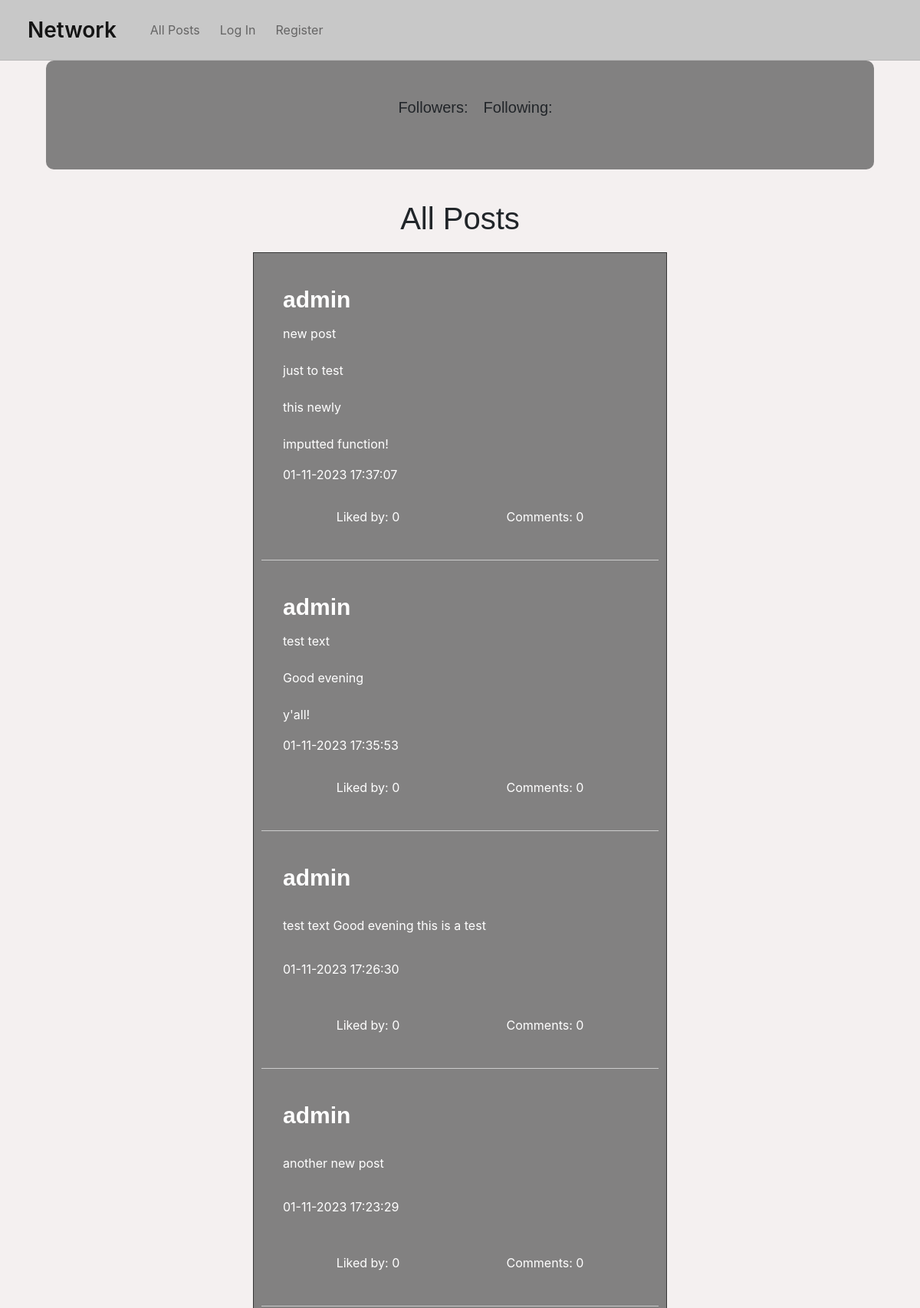
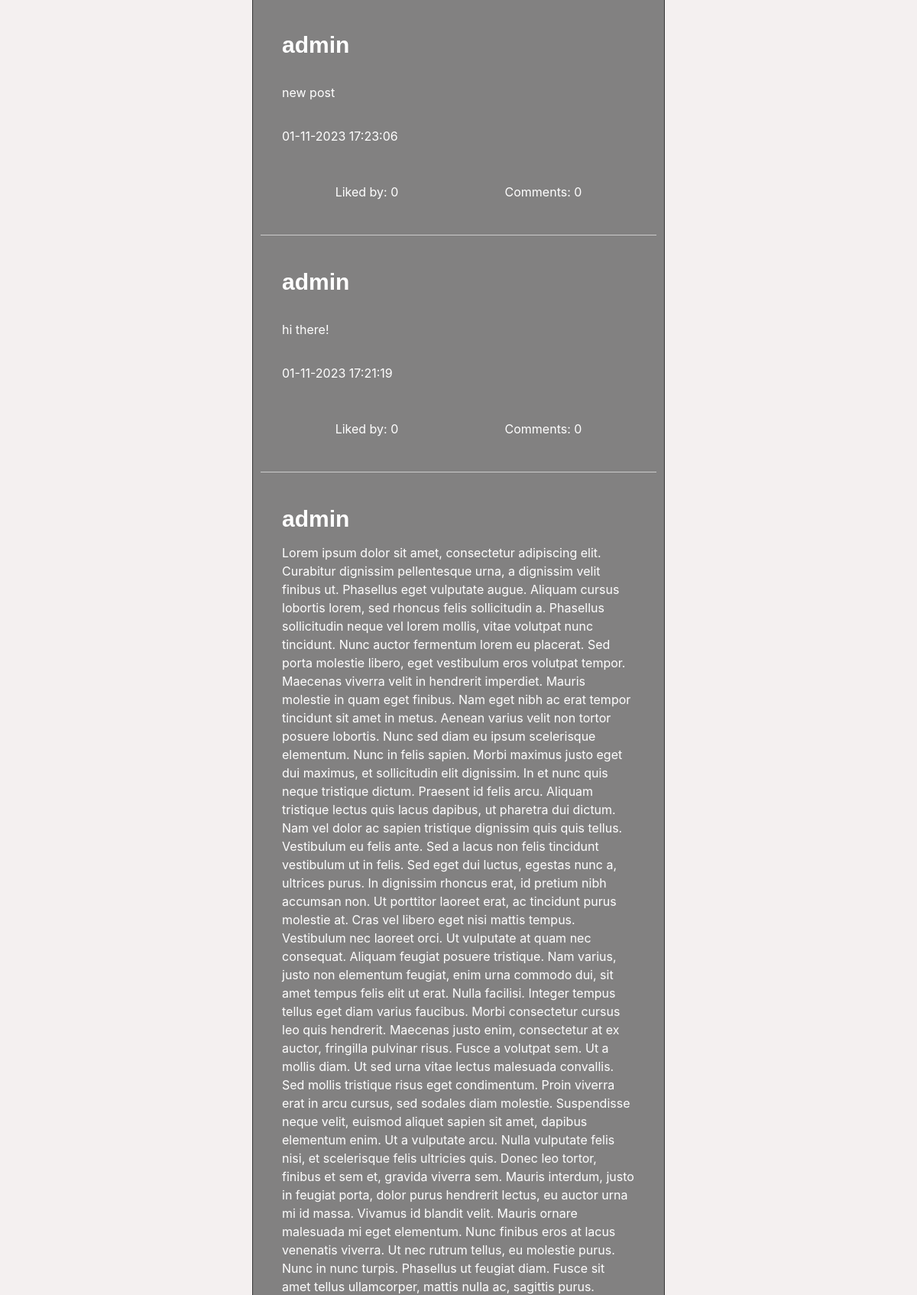
The page /profile_page/admin (upper part) on the database its author committed (2 pictures, top to bottom).
### network/models.py (models this page shows, shortened)
class Post(models.Model):
    user = models.ForeignKey(User, on_delete=models.CASCADE, related_name="user")
    body = models.TextField(max_length=500, blank=False)
    image = models.ImageField(upload_to='post_images/', null=True, blank=True)  # Still working on this/ Not suitable for implementing yet
    timestamp = models.DateTimeField(auto_now_add=True)
    liked_by = models.ManyToManyField(User, related_name="liked_posts", blank=True)
    comments = models.ManyToManyField(Comment, related_name="post_comments", blank=True)
    def formatted_timestamp(self):
        return self.timestamp.astimezone(timezone.get_current_timezone()).strftime("%d-%m-%Y %H:%M:%S")

class User(AbstractUser):
    username = models.CharField(max_length=150, unique=True)
    followers = models.ManyToManyField('self', related_name="following_users", blank=True)
    following = models.ManyToManyField('self', related_name="followers_users", blank=True)
    bio = models.TextField(max_length=500, blank=True)
    website = models.URLField(max_length=200, blank=True)
    profile_pic = models.ImageField(upload_to='profile_pics/', null=True, blank=True)
    likes = models.ManyToManyField('Post', related_name="liking_users", blank=True)
    comments = models.ManyToManyField('Comment', related_name="commented_by", blank=True)
    posts = models.ManyToManyField('Post', related_name="posted_by", blank=True)

### network/views.py (the view, shortened to what this page needs)
# urls.py: path("profile_page/<str:username>", views.profile_page, name="profile_page"),
def profile_page(request, username):
    try:
        user = User.objects.get(username=username)
    except User.DoesNotExist:
        return render(request, "network/profile.html", {
            'user': None,
        })
    is_following = False;
    if request.user.is_authenticated and request.user != user:
        is_following = request.user in user.followers.all()
    user_posts = Post.objects.filter(user=user).order_by('-timestamp')
    return render(request, "network/profile.html", {
        'followers': user.followers.all(),
        'following': user.following.all(),
        'bio': user.bio,
        'website': user.website,
        'profile_pic': user.profile_pic,
        'user_posts': user_posts,
        'comments': user.comments.all(),
        'liked_posts': user.liked_posts.all(),
        'is_following': is_following,
    })

### network/templates/network/profile.html (shortened to what this page needs)
{% extends 'network/layout.html' %}
{% load static %}
{% block body %}
    <section id="profile-page">
        <div id="profile">
            <div class="profile-details">
                <p>Followers: {{ user.followers.count }}</p>
                <p>Following: {{ user.following.count }}</p>
            </div>
        </div>
        <div id="all-posts">
            <h2>All Posts</h2>
            <div id="posts-container">
                <div id="post-list">
                    {% for post in user_posts %}
                        <div class="post-item">
                            <p class="post-author"><strong>{{ post.user }}</strong></p>
                            <p>{{ post.body | safe }}</p>
                            <p>{{ post.formatted_timestamp }}</p>
                            <div class="likes-comments">
                                <p>Liked by: {{ post.liked_by.count }}</p>
                                <p>Comments: {{ post.comments.count }}</p>
                            </div>
                        </div>
                    {% endfor %}
                </div>
            </div>
        </div>
    </section>
{% endblock  %}

### network/static/network/styles.css (style rules this page uses)
body { background-image: url("/static/network/images/background1.jpg"); background-repeat: no-repeat; background-size: cover; background-attachment: fixed; display: flex; flex-direction: column; overflow-x: hidden; background-color: rgba(243, 239, 239, 0.904); }
body #posts-container { display: flex; justify-content: space-between; align-items: flex-start; }
body #posts-container #post-list { display: flex; flex-direction: column; width: 100%; margin-left: 5%; margin-right: 5%; border: 1px solid rgba(0, 0, 0, 0.589); background-color: rgba(44, 44, 44, 0.568); padding: 10px; }
body #posts-container #post-list .post-item { padding: 28px; color: white; display: flex; flex-direction: column; justify-content: space-between; min-height: 300px; max-height: -moz-fit-content; max-height: fit-content; margin-bottom: 10px; border-bottom: 1px solid rgba(255, 255, 255, 0.589); }
body #posts-container #post-list .post-author { font-size: 30px; font-family: Arial, Helvetica, sans-serif; margin-bottom: 10px; }
body #posts-container #post-list .likes-comments { margin-top: 15px; display: flex; justify-content: space-around; flex-direction: row; }
body #profile { margin-left: 5%; margin-right: 5%; border-radius: 10px; background-color: rgba(44, 44, 44, 0.568); padding: 30px; display: flex; justify-content: center; align-items: center; flex-direction: column; }
body #profile .profile-details { font-size: 20px; font-family: Arial, Helvetica, sans-serif; display: flex; justify-content: center; align-items: center; margin-bottom: 20px; }
body #profile .profile-details p { margin-left: 20px; }
body #all-posts { width: 50%; display: flex; justify-content: center; align-items: center; flex-direction: column; margin-left: 25%; }
body #all-posts h2 { font-size: 40px; font-family: Arial, Helvetica, sans-serif; display: flex; justify-content: center; align-items: center; margin-bottom: 20px; margin-top: 40px; }

### rows shown on the page
Post: user "admin", body "new post just to test this newly imputted function!", formatted_timestamp "01-11-2023 17:37:07", liked_by.count "0", comments.count "0"
Post: user "admin", body "test text Good evening y'all!", formatted_timestamp "01-11-2023 17:35:53", liked_by.count "0", comments.count "0"
Post: user "admin", body "test text Good evening this is a test", formatted_timestamp "01-11-2023 17:26:30", liked_by.count "0", comments.count "0"
Post: user "admin", body "another new post", formatted_timestamp "01-11-2023 17:23:29", liked_by.count "0", comments.count "0"
Post: user "admin", body "new post", formatted_timestamp "01-11-2023 17:23:06", liked_by.count "0", comments.count "0"
Post: user "admin", body "hi there!", formatted_timestamp "01-11-2023 17:21:19", liked_by.count "0", comments.count "0"
Post: user "admin"
